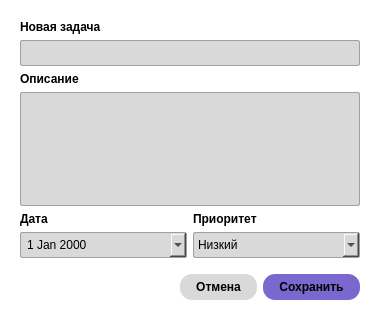
<?xml version="1.0" encoding="UTF-8"?>
<ui version="4.0">
 <class>Dialog</class>
 <widget class="QDialog" name="Dialog">
  <property name="geometry">
   <rect>
    <x>0</x>
    <y>0</y>
    <width>380</width>
    <height>320</height>
   </rect>
  </property>
  <property name="windowTitle">
   <string>Новая задача</string>
  </property>
  <property name="styleSheet">
   <string notr="true">QDialog {
    background-color: #ffffff;
}
QLabel {
    color: #000000;
    font-weight: bold;
    font-size: 12px;
}
QLineEdit, QTextEdit, QComboBox, QDateEdit {
    background-color: #d9d9d9;
    color: #000000;
    border: 1px solid #a0a0a0;
    padding: 4px;
    border-radius: 2px;
}
QPushButton {
    padding: 6px 16px;
    font-weight: bold;
    border-radius: 12px;
    color: #000000;
}
QPushButton#btnCancel {
    background-color: #d9d9d9;
}
QPushButton#btnSave {
    background-color: #7a68ce;
}
QPushButton#btnCancel:hover {
    background-color: #c0c0c0;
}
QPushButton#btnSave:hover {
    background-color: #6352a6;
    color: #ffffff;
}</string>
  </property>
  <layout class="QVBoxLayout" name="verticalLayout">
   <property name="leftMargin">
    <number>20</number>
   </property>
   <property name="topMargin">
    <number>20</number>
   </property>
   <property name="rightMargin">
    <number>20</number>
   </property>
   <property name="bottomMargin">
    <number>20</number>
   </property>
   <item>
    <widget class="QLabel" name="labelTitle">
     <property name="text">
      <string>Новая задача</string>
     </property>
    </widget>
   </item>
   <item>
    <widget class="QLineEdit" name="titleEdit"/>
   </item>
   <item>
    <widget class="QLabel" name="labelDesc">
     <property name="text">
      <string>Описание</string>
     </property>
    </widget>
   </item>
   <item>
    <widget class="QTextEdit" name="descEdit"/>
   </item>
   <item>
    <layout class="QHBoxLayout" name="horizontalLayout">
     <item>
      <layout class="QVBoxLayout" name="verticalLayout_2">
       <item>
        <widget class="QLabel" name="labelDate">
         <property name="text">
          <string>Дата</string>
         </property>
        </widget>
       </item>
       <item>
        <widget class="QDateEdit" name="dateEdit">
         <property name="calendarPopup">
          <bool>true</bool>
         </property>
        </widget>
       </item>
      </layout>
     </item>
     <item>
      <layout class="QVBoxLayout" name="verticalLayout_3">
       <item>
        <widget class="QLabel" name="labelPriority">
         <property name="text">
          <string>Приоритет</string>
         </property>
        </widget>
       </item>
       <item>
        <widget class="QComboBox" name="priorityCombo">
         <item>
          <property name="text">
           <string>Низкий</string>
          </property>
         </item>
         <item>
          <property name="text">
           <string>Средний</string>
          </property>
         </item>
         <item>
          <property name="text">
           <string>Высокий</string>
          </property>
         </item>
        </widget>
       </item>
      </layout>
     </item>
    </layout>
   </item>
   <item>
    <layout class="QHBoxLayout" name="horizontalLayout_2">
     <property name="topMargin">
      <number>10</number>
     </property>
     <item>
      <spacer name="horizontalSpacer">
       <property name="orientation">
        <enum>Qt::Horizontal</enum>
       </property>
       <property name="sizeHint" stdset="0">
        <size>
         <width>40</width>
         <height>20</height>
        </size>
       </property>
      </spacer>
     </item>
     <item>
      <widget class="QPushButton" name="btnCancel">
       <property name="text">
        <string>Отмена</string>
       </property>
      </widget>
     </item>
     <item>
      <widget class="QPushButton" name="btnSave">
       <property name="text">
        <string>Сохранить</string>
       </property>
      </widget>
     </item>
    </layout>
   </item>
  </layout>
 </widget>
 <resources/>
 <connections/>
</ui>
